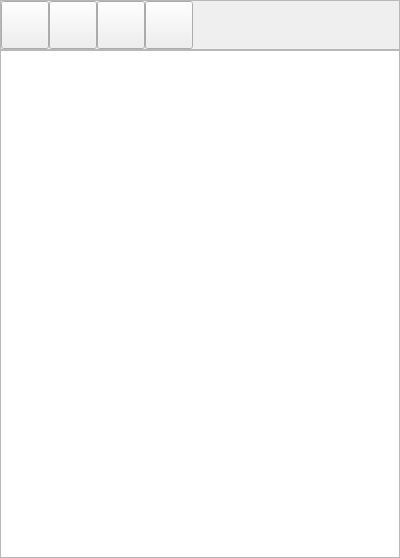
<ui version="4.0" >
 <class>MTicketBase</class>
 <widget class="QWidget" name="MTicketBase" >
  <property name="geometry" >
   <rect>
    <x>0</x>
    <y>0</y>
    <width>400</width>
    <height>558</height>
   </rect>
  </property>
  <property name="windowTitle" >
   <string>Form</string>
  </property>
  <layout class="QVBoxLayout" >
   <property name="margin" >
    <number>0</number>
   </property>
   <property name="spacing" >
    <number>0</number>
   </property>
   <item>
    <widget class="QFrame" name="frame" >
     <property name="frameShape" >
      <enum>QFrame::StyledPanel</enum>
     </property>
     <property name="frameShadow" >
      <enum>QFrame::Raised</enum>
     </property>
     <layout class="QHBoxLayout" >
      <property name="margin" >
       <number>0</number>
      </property>
      <property name="spacing" >
       <number>0</number>
      </property>
      <item>
       <widget class="QToolButton" name="mui_imprimir" >
        <property name="minimumSize" >
         <size>
          <width>48</width>
          <height>48</height>
         </size>
        </property>
        <property name="maximumSize" >
         <size>
          <width>48</width>
          <height>48</height>
         </size>
        </property>
        <property name="toolTip" >
         <string>Imprimir listado</string>
        </property>
        <property name="whatsThis" >
         <string>Imprimir listado</string>
        </property>
        <property name="text" >
         <string/>
        </property>
        <property name="icon" >
         <iconset resource="../../../bulmages.qrc" >:/Genericos32x32/images/png/i_print1.png</iconset>
        </property>
        <property name="iconSize" >
         <size>
          <width>22</width>
          <height>22</height>
         </size>
        </property>
       </widget>
      </item>
      <item>
       <widget class="QToolButton" name="mui_subir" >
        <property name="minimumSize" >
         <size>
          <width>48</width>
          <height>48</height>
         </size>
        </property>
        <property name="maximumSize" >
         <size>
          <width>48</width>
          <height>48</height>
         </size>
        </property>
        <property name="toolTip" >
         <string>Imprimir listado</string>
        </property>
        <property name="whatsThis" >
         <string>Imprimir listado</string>
        </property>
        <property name="text" >
         <string/>
        </property>
        <property name="icon" >
         <iconset resource="../../../bulmages.qrc" >:/BulmaCont32x32/images/png/i_back.png</iconset>
        </property>
        <property name="iconSize" >
         <size>
          <width>22</width>
          <height>22</height>
         </size>
        </property>
       </widget>
      </item>
      <item>
       <widget class="QToolButton" name="mui_bajar" >
        <property name="minimumSize" >
         <size>
          <width>48</width>
          <height>48</height>
         </size>
        </property>
        <property name="maximumSize" >
         <size>
          <width>48</width>
          <height>48</height>
         </size>
        </property>
        <property name="toolTip" >
         <string>Imprimir listado</string>
        </property>
        <property name="whatsThis" >
         <string>Imprimir listado</string>
        </property>
        <property name="text" >
         <string/>
        </property>
        <property name="icon" >
         <iconset resource="../../../bulmages.qrc" >:/BulmaCont32x32/images/png/i_forward.png</iconset>
        </property>
        <property name="iconSize" >
         <size>
          <width>22</width>
          <height>22</height>
         </size>
        </property>
       </widget>
      </item>
      <item>
       <widget class="QToolButton" name="mui_borrar" >
        <property name="minimumSize" >
         <size>
          <width>48</width>
          <height>48</height>
         </size>
        </property>
        <property name="maximumSize" >
         <size>
          <width>48</width>
          <height>48</height>
         </size>
        </property>
        <property name="toolTip" >
         <string>Imprimir listado</string>
        </property>
        <property name="whatsThis" >
         <string>Imprimir listado</string>
        </property>
        <property name="text" >
         <string/>
        </property>
        <property name="icon" >
         <iconset resource="../../../bulmages.qrc" >:/BulmaCont32x32/images/png/i_editDelete.png</iconset>
        </property>
        <property name="iconSize" >
         <size>
          <width>22</width>
          <height>22</height>
         </size>
        </property>
       </widget>
      </item>
      <item>
       <spacer>
        <property name="orientation" >
         <enum>Qt::Horizontal</enum>
        </property>
        <property name="sizeHint" >
         <size>
          <width>91</width>
          <height>48</height>
         </size>
        </property>
       </spacer>
      </item>
     </layout>
    </widget>
   </item>
   <item>
    <widget class="QTextBrowser" name="mui_browser" />
   </item>
  </layout>
 </widget>
 <resources>
  <include location="../../../bulmages.qrc" />
 </resources>
 <connections/>
</ui>
